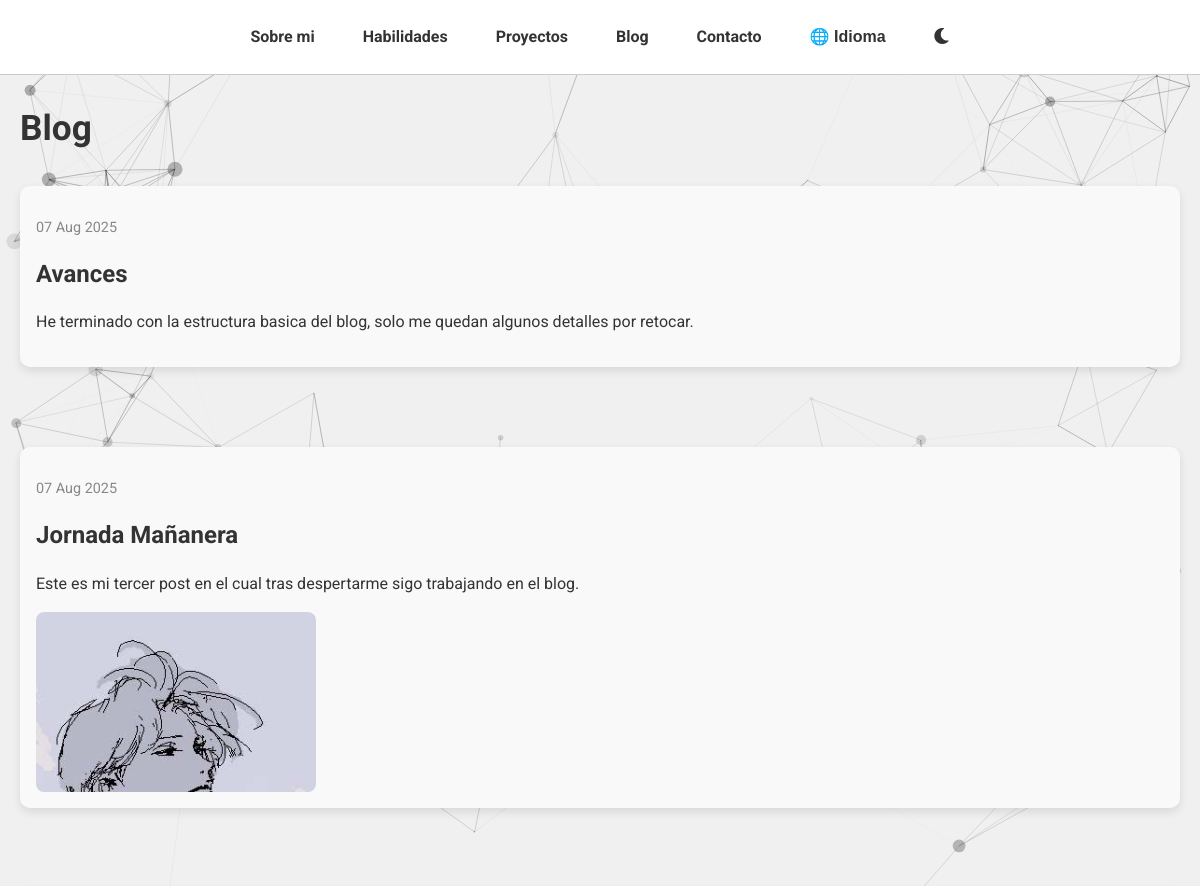
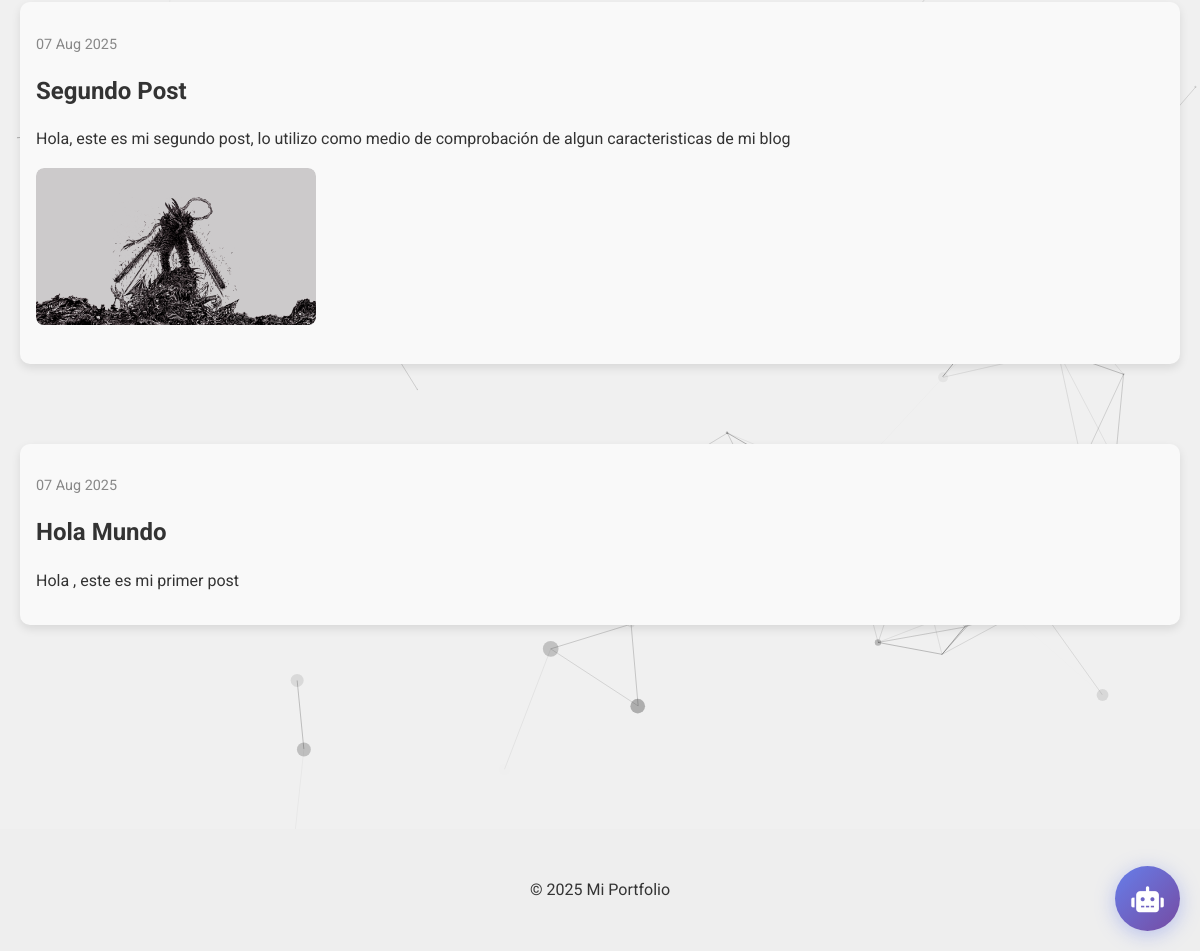
Screenshot of /blog/ with the database file from the repository (2 pictures, top to bottom).
### blog/models.py (models this page shows, shortened)
class Post(models.Model):
    titulo = models.CharField(max_length=200)
    contenido = models.TextField()
    fecha_publicacion = models.DateTimeField(default=timezone.now)

### blog/views.py (the view)
# urls.py: path('', views.lista_posts, name='lista_posts'),
def lista_posts(request):
    posts = Post.objects.order_by('-fecha_publicacion')
    return render(request, 'blog/post_list.html', {'posts': posts})

### blog/templates/blog/post_list.html
{% extends "base.html" %}
{% load static %}
{% block content %}
<section class="seccion">
  <h2>Blog</h2>
  {% for post in posts %}
    <a href="{% url 'detalle_post' post.pk %}" class="post-link">
      <div class="proyecto">
        <p class="post-fecha">{{ post.fecha_publicacion|date:"d M Y" }}</p>
        <h3>{{ post.titulo }}</h3>
        <p>{{ post.contenido|truncatechars:150 }}</p>
        {% if post.archivos.first %}
          {% with post.archivos.first.archivo.url as archivo_url %}
            {% if archivo_url|lower|slice:"-4:" == ".jpg" or archivo_url|lower|slice:"-4:" == ".png" or archivo_url|lower|slice:"-5:" == ".jpeg" or archivo_url|lower|slice:"-4:" == ".gif" %}
              <div style="width: 280px; height: 180px; overflow: hidden; border-radius: 8px;">
                <img src="{{ archivo_url }}" class="preview-img">
              </div>
            {% endif %}
          {% endwith %}
        {% endif %}
      </div>
    </a>
  {% empty %}
    <p>No hay entradas todavía.</p>
  {% endfor %}
</section>
{% endblock %}

### templates/base.html (shortened to what this page needs)
<!DOCTYPE html>
{% load static %}
<html lang="es">
<head>
  <link rel="stylesheet" href="{% static 'styles.css' %}">
  <link rel="stylesheet" href="https://cdnjs.cloudflare.com/ajax/libs/font-awesome/5.15.4/css/all.min.css">
</head>
<body>
  <div id="particles-js"></div>
  <header class="navbar">
    <ul class="nav-links">
      <li><a href="/#sobre-mi" data-i18n="nav_about">Sobre mi</a></li>
      <li><a href="/#habilidades" data-i18n="nav_skills">Habilidades</a></li>
      <li><a href="/#proyectos" data-i18n="nav_projects">Proyectos</a></li>
      <li><a href="/blog" data-i18n="nav_blog">Blog</a></li>
      <li><a href="/#contacto" data-i18n="nav_contact">Contacto</a></li>
      <li class="idioma-selector">
        <button id="botonIdioma" data-i18n="language_button">🌐 Idioma</button>
      </li>
      <li>
        <button id="toggleModo" aria-label="Toggle dark mode">
          <i id="iconModo" class="fas fa-moon"></i>
        </button>
      </li>
    </ul>
  </header>
   <main>
    {% block content %}
    {% endblock %}
  </main>
  <footer>
    <p data-i18n="footer_text">&copy; 2025 Mi Portfolio</p>
  </footer>
  <div class="ai-assistant">
    <button class="ai-toggle-btn" id="toggle-ai-chat">
      <i class="fas fa-robot"></i>
    </button>
  </div>
</body>
</html>

### static/styles.css (style rules this page uses)
:root { --bg-light: #f0f0f0; --bg-dark: #000; --text-light: #333; --text-dark: #f1f1f1; --card-bg-light: #ffffff; --card-bg-dark: #2e2e2e; --accent-color: #0077cc; --accent-hover: #005fa3; --success-color: #28a745; --success-hover: #218838; --border-light: #ccc; --border-dark: #555; --shadow-light: 0 4px 10px rgba(0,0,0,0.1); --shadow-dark: 0 4px 12px rgba(255,255,255,0.05); --shadow-hover: 0 8px 15px rgba(0,119,204,0.4); }
* { box-sizing: border-box; }
html { scroll-behavior: smooth; }
body { margin: 0; font-family: 'Roboto', sans-serif; background: var(--bg-light); color: var(--text-light); transition: background 0.5s, color 0.5s; overflow-x: hidden; line-height: 1.6; }
h1, h2, h3 { margin-top: 0; }
h2 { font-size: clamp(1.5rem, 3.5vw, 2.2rem); }
h3 { font-size: clamp(1.2rem, 3vw, 1.5rem); }
p { font-size: clamp(0.9rem, 2.5vw, 1rem); }
#particles-js { position: fixed; top: 0; left: 0; width: 100%; height: 100%; z-index: -2; }
.navbar { position: fixed; top: 0; width: 100%; background-color: var(--card-bg-light); border-bottom: 1px solid var(--border-light); z-index: 1000; transition: background 0.3s; padding: 0; }
.nav-links { list-style: none; display: flex; justify-content: center; align-items: center; gap: clamp(0.5rem, 3vw, 2rem); padding: 1rem; margin: 0; flex-wrap: wrap; }
.nav-links li { display: flex; align-items: center; }
.nav-links li a, .nav-links button { text-decoration: none; color: inherit; background: none; border: none; cursor: pointer; font-weight: bold; transition: color 0.3s, transform 0.3s; font-size: clamp(0.8rem, 2.5vw, 1rem); padding: 0.5rem; white-space: nowrap; }
.idioma-selector { position: relative; }
#botonIdioma { background: none; border: none; cursor: pointer; font-weight: bold; color: inherit; font-size: clamp(0.8rem, 2.5vw, 1rem); padding: 0.5rem; }
.seccion { padding: 100px 20px 60px; max-width: 960px; margin: 0 auto; position: relative; z-index: 1; }
.proyecto { background: #f9f9f9; padding: 1rem; border-radius: 10px; box-shadow: var(--shadow-light); transition: transform 0.3s, box-shadow 0.3s; }
.proyecto img { width: 100%; height: auto; border-radius: 8px; margin-bottom: 0.5rem; object-fit: cover; }
.proyecto h3 { margin-bottom: 0.5rem; }
.proyecto p { margin-bottom: 1rem; }
.ai-assistant { position: fixed; bottom: 20px; right: 20px; z-index: 9999; }
.ai-toggle-btn { width: 60px; height: 60px; border-radius: 50%; background: linear-gradient(135deg, #667eea 0%, #764ba2 100%); border: none; cursor: pointer; display: flex; align-items: center; justify-content: center; box-shadow: 0 4px 20px rgba(102, 126, 234, 0.4); transition: all 0.3s ease; animation: pulse 2s infinite; }
.ai-toggle-btn i { color: white; font-size: 24px; }
footer { text-align: center; padding: 2rem; background: #eee; color: var(--text-light); margin-top: 4rem; }
@media (min-width: 1200px) { .seccion { max-width: 1200px; } }
@media (min-width: 1200px) { .ai-toggle-btn { width: 65px; height: 65px; } }
@media (min-width: 1200px) { .ai-toggle-btn i { font-size: 26px; } }
.post-link { text-decoration: none; color: inherit; display: block; margin-bottom: 80px; }
.post-fecha { font-size: 0.9rem; color: #888; margin-bottom: 5px; }
.preview-img { width: 100%; height: 100%; object-fit: cover; display: block; }

### templates/base.html (style rules this page uses)
html { scroll-behavior: smooth; }

### rows the page displays
Post: fecha_publicacion "07 Aug 2025", titulo "Avances", contenido "He terminado con la estructura basica del blog, solo me quedan algunos detalles por retocar."
Post: fecha_publicacion "07 Aug 2025", titulo "Jornada Mañanera", contenido "Este es mi tercer post en el cual tras despertarme sigo trabajando en el blog.", shows a picture
Post: fecha_publicacion "07 Aug 2025", titulo "Segundo Post", contenido "Hola, este es mi segundo post, lo utilizo como medio de comprobación de algun caracteristicas de mi blog", shows a picture
Post: fecha_publicacion "07 Aug 2025", titulo "Hola Mundo", contenido "Hola , este es mi primer post"
